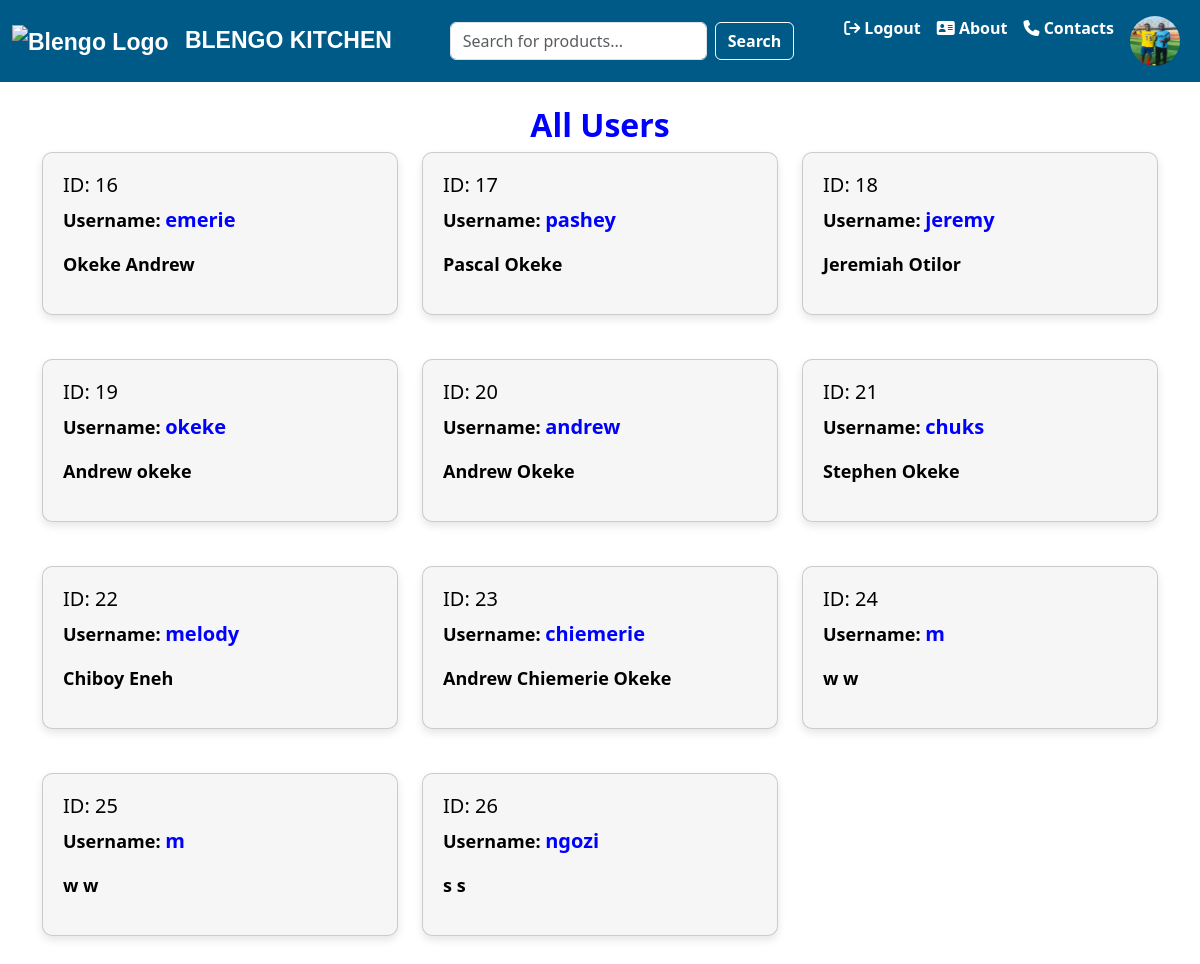
The app's page /myusers/ (signed in), older data.
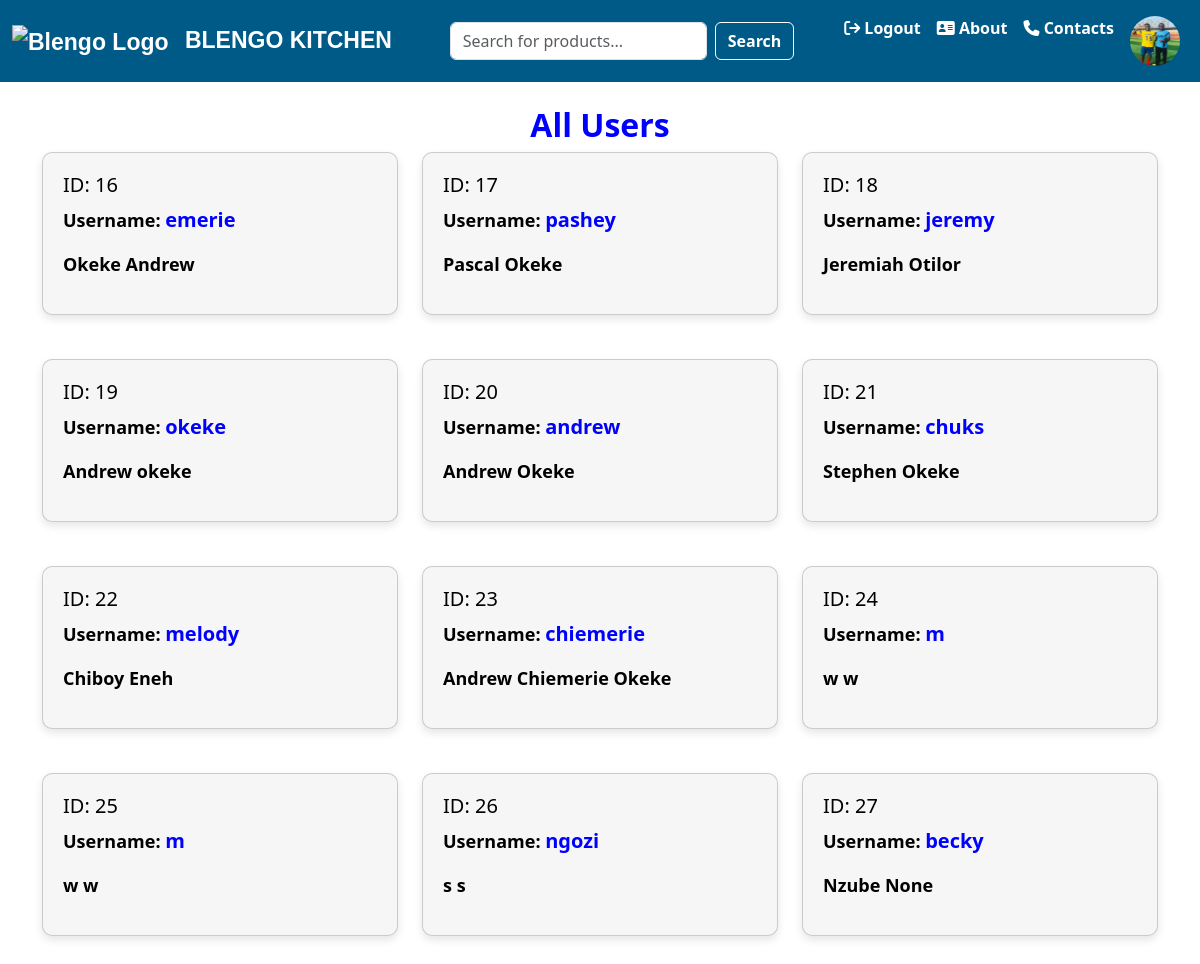
The same page, newer data.
### base/models.py (models this page shows, shortened)
class Profile(models.Model):
    user = models.ForeignKey(User, on_delete=models.CASCADE)
    profileimage = models.ImageField(upload_to='profile_images',blank=True,null=True,default="login_295128.png")
    firstname = models.CharField(max_length=200,null=True,blank=True)
    lastname = models.CharField(max_length=200,null=True,blank=True)
    state = models.CharField(max_length=200,null=True,blank=True)
    phonenumber=models.CharField(max_length=20, null=True,blank=True)

### base/views.py (the view)
# urls.py: path('myusers/',views.myusers,name='myusers'),
def myusers(request):
    users = User.objects.all()
    profile = Profile.objects.all()
    return render(request,'myusers.html',{"users":users,"profile":profile})

### base/context_processors.py (called while the page is built)
def user_profile(request):
    if request.user.is_authenticated:
        try:
            profile = Profile.objects.get(user=request.user)
        except Profile.DoesNotExist:
            profile = None
    else:
        profile = None
    return {'user_profile': profile}

### template/myusers.html (shortened to what this page needs)
{% extends 'home.html' %}
{% block content %}
{% include 'nav-bar.html' %}
<div class="container mt-4">
  <h2 class="text-center" style="font-weight: bold; color: blue;">All Users</h2>
  <div class="row">
    {% for person in profile %}
    <div class="col-md-4 mb-4">
      <div class="card user-card">
        <div class="card-body">
          <h5 class="card-title">ID: {{ person.id }}</h5>
          <p class="card-text">Username: <span>{{ person.user.username }}</span></p>
          <p>{{person.firstname}} {{person.lastname}}</p>
        </div>
      </div>
    </div>
    {% endfor %}
  </div>
</div>
{% endblock %}

### template/nav-bar.html (shortened to what this page needs)
{% load static %}
<nav class="navbar navbar-expand-lg navbar-custom">
    <div class="container-fluid">
        <a class="navbar-brand" href="{% url 'home' %}">
            <img src="{{images.logoimage.url}}" alt="Blengo Logo" style="height: 40px; margin-right: 10px;">
            BLENGO KITCHEN
        </a>
        <div class="collapse navbar-collapse" id="navbarNav">
            <form class="d-flex mx-auto" method="GET" action="{% url 'home' %}">
                <input class="form-control me-2" type="search" placeholder="Search for products..." aria-label="Search" name="q">
                <button class="btn btn-outline-success" type="submit">Search</button>
            </form>
            <ul class="navbar-nav ms-auto mb-2 mb-lg-0">
                {% if user.is_authenticated %}
                    <li class="nav-item">
                        <a class="nav-link" href="{% url 'logout' %}"><i class="fa fa-sign-out" aria-hidden="true"></i> Logout</a>
                    </li>
                    <li class="nav-item">
                        <a class="nav-link" href="{% url 'about' %}"><i class="fa-solid fa-address-card"></i> About</a>
                    </li>
                    <li class="nav-item">
                        <a style="color: white;" class="nav-link" href="{% url 'contact' %}"><i class="fa-solid fa-phone"></i> Contacts</a>
                    </li>
                    <li class="nav-item dropdown">
                        <a class="nav-link" href="#" id="profileDropdown" role="button" data-bs-toggle="dropdown" aria-expanded="false">
                            <img src="{{user_profile.profileimage.url}}" class="rounded-circle" width="50" height="50" alt="{{ user.username }}'s profile picture">
                        </a>
                    </li>
                {% endif %}
            </ul>
        </div>
    </div>
</nav>

Row changes from the older to the newer data that the page shows:
added Profile: id "27", user.username "becky", firstname "Nzube", lastname "None"
